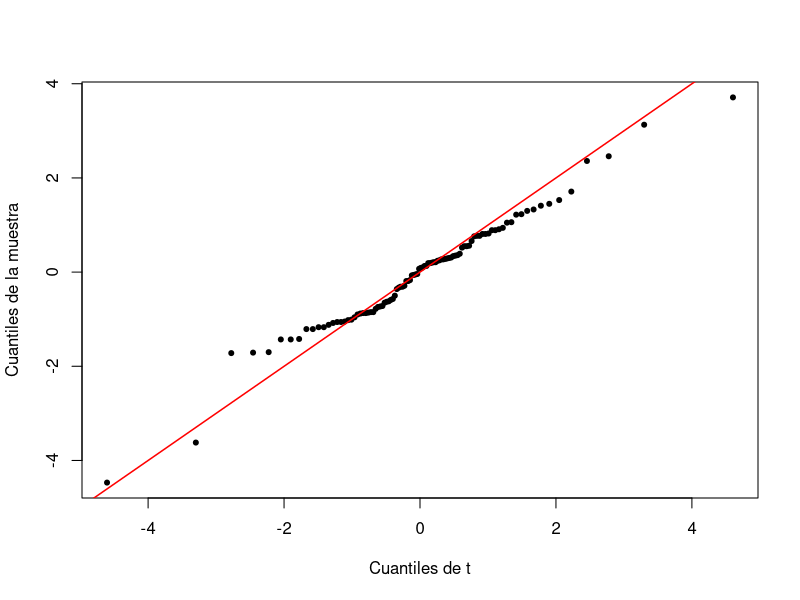
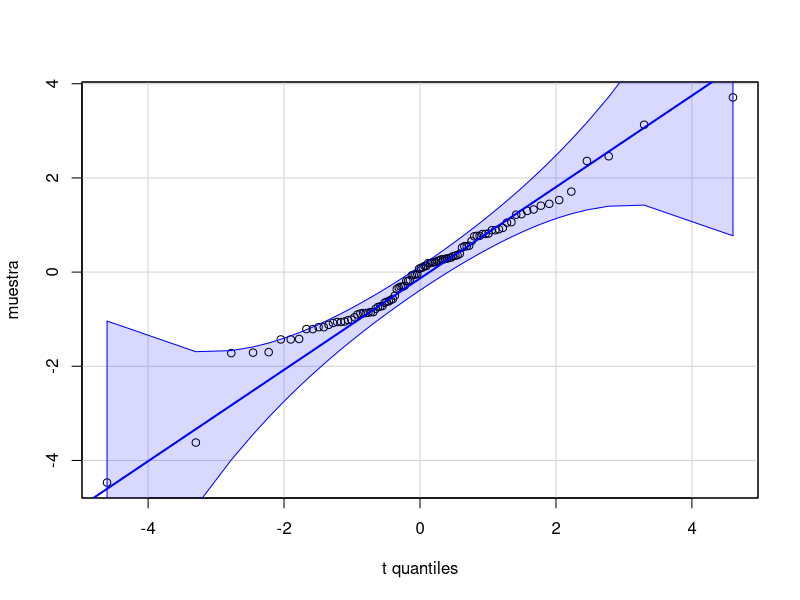
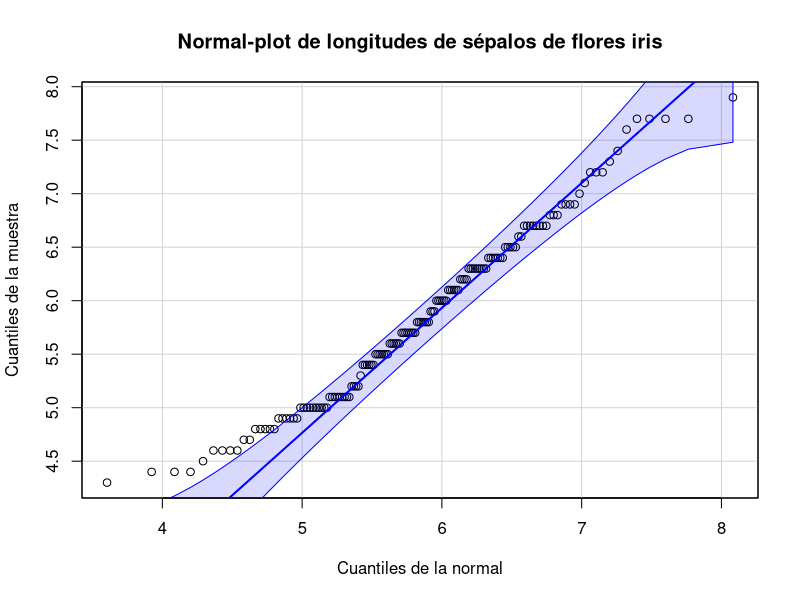
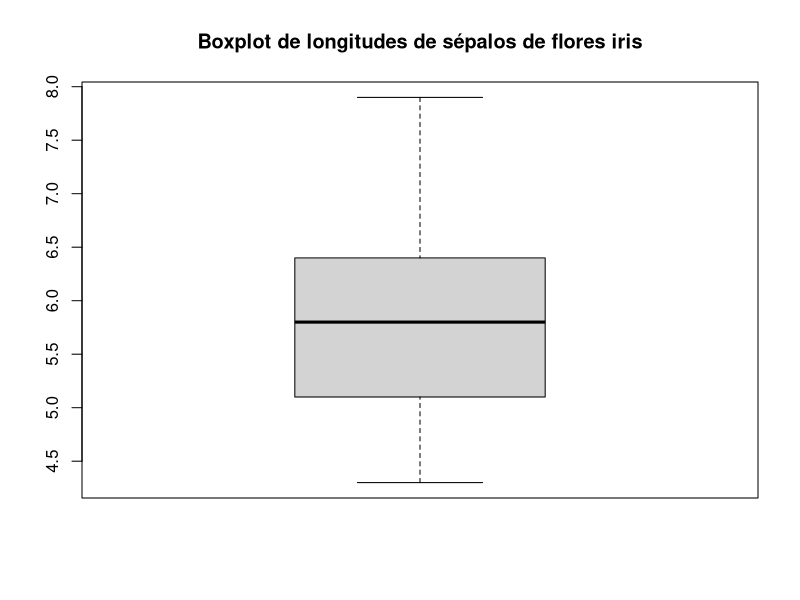

Generate these figures, in order, with R: (Note: this script raises an error after producing the figures.)
## ---- chunk 1
library(car)
## ---- chunk 2
muestra=c(0.27,0.81,-0.73,-0.96,1.33,0.91,-1.70,0.24,-0.19,
  0.29,1.41,0.13,-0.06,-0.85,-0.59,-3.62,-1.02,2.36,0.34,-0.31,
  0.81,-0.88,0.27,0.52,1.05,0.20,0.76,0.25,-1.43,3.71,-0.78,
  0.39,-1.01,1.53,-0.72,1.22,0.56,-1.17,-0.65,-0.33,-0.07,0.31,
  -0.74,0.36,-1.72,-1.21,-0.05,-1.17,0.28,1.30,0.89,1.45,0.13,
  -1.12,3.13,-1.21,-0.90,-0.31,-1.05,0.89,-1.06,0.21,-0.50,
  -0.36,-0.29,-0.19,-1.71,0.09,0.21,0.55,-1.42,0.19,-0.62,2.46,
  -0.17,-0.63,0.77,0.94,0.55,0.35,-4.47,1.71,0.07,-0.57,-1.43,
  -0.85,1.06,0.82,0.19,-1.08,0.30,-0.87,0.77,1.23,-0.04,0.66,
  -0.87,-0.86,-1.06,0.10)
qqPlot(muestra, distribution="t", df=4, envelope=FALSE,
  xlab="Cuantiles de t", ylab="Cuantiles de la muestra",
  line="none", pch=20, grid=FALSE, id=FALSE)
abline(0,1, col="red", lwd=1.5)
## ---- chunk 3
muestra=c(0.27,0.81,-0.73,-0.96,1.33,0.91,-1.70,0.24,-0.19,0.29,1.41,0.13,-0.06,
  -0.85,-0.59,-3.62,-1.02,2.36,0.34,-0.31,0.81,-0.88,0.27,0.52,1.05,0.20,0.76,0.25,
  -1.43,3.71,-0.78,0.39,-1.01,1.53,-0.72,1.22,0.56,-1.17,-0.65,-0.33,-0.07,0.31,
  -0.74,0.36,-1.72,-1.21,-0.05,-1.17,0.28,1.30,0.89,1.45,0.13,-1.12,3.13,-1.21,
  -0.90,-0.31,-1.05,0.89,-1.06,0.21,-0.50,-0.36,-0.29,-0.19,-1.71,0.09,0.21,0.55,
  -1.42,0.19,-0.62,2.46,-0.17,-0.63,0.77,0.94,0.55,0.35,-4.47,1.71,0.07,-0.57,
  -1.43,-0.85,1.06,0.82,0.19,-1.08,0.30,-0.87,0.77,1.23,-0.04,0.66,-0.87,-0.86,
  -1.06,0.10)
## ---- chunk 4
library(car)
qqPlot(muestra, distribution="t", df=4, id=FALSE)
## ---- chunk 5
library(MASS)
iris.sl=iris$Sepal.Length
mu=fitdistr(iris.sl,"normal")$estimate[1]
sigma=fitdistr(iris.sl,"normal")$estimate[2]
round(c(mu,sigma),3)
## ---- chunk 6
qqPlot(iris.sl, distribution="norm", mean=mu, sd=sigma,xlab="Cuantiles de la normal",
   ylab="Cuantiles de la muestra",main="Normal-plot de longitudes de sépalos de flores iris",id=FALSE)
## ---- chunk 7
boxplot(iris.sl, main="Boxplot de longitudes de sépalos de flores iris")
## ---- chunk 8
df_temp=data.frame(Resultados=1:6, Frecuencias=c(8,4,6,3,7,12))
knitr::kable(df_temp)
## ---- chunk 9
freqs=c(8,4,6,3,7,12)
chisq.test(freqs)
## ---- chunk 10
chisq.test(freqs)$statistic
chisq.test(freqs)$parameter
chisq.test(freqs)$p.value
## ---- chunk 11
df_temp=data.frame(Resultados=1:6, Frecuencias=c(4,2,3,2,3,6))
knitr::kable(df_temp)
## ---- chunk 12
set.seed(100)
## ---- chunk 13
freqs2=c(4,2,3,2,3,6)
chisq.test(freqs2, simulate.p.value=TRUE, B=5000)
## ---- chunk 14
chisq.test(freqs2,simulate.p.value=TRUE,B=5000)$p.value
chisq.test(freqs2,simulate.p.value=TRUE,B=5000)$p.value
chisq.test(freqs2,simulate.p.value=TRUE,B=5000)$p.value
## ---- chunk 15
chisq.test(freqs2)$p.value
## ---- chunk 16
library(ape)
myoglobin.exon1=read.GenBank("M10090.1", as.character=TRUE)
myoglobin.exon2=read.GenBank("M14602.1", as.character=TRUE)
myoglobin.exon3=read.GenBank("M14603.1", as.character=TRUE)
## ---- chunk 17
str(myoglobin.exon1)
## ---- chunk 18
myoglobin.exon1[[1]][1:10]
## ---- chunk 19
myoglobin.exon1.nuc=myoglobin.exon1[[1]]
myoglobin.exon2.nuc=myoglobin.exon2[[1]]
myoglobin.exon3.nuc=myoglobin.exon3[[1]]
## ---- chunk 20
table(myoglobin.exon1.nuc)
chisq.test(table(myoglobin.exon1.nuc))
## ---- chunk 21
table(myoglobin.exon2.nuc)
chisq.test(table(myoglobin.exon2.nuc))
table(myoglobin.exon3.nuc)
chisq.test(table(myoglobin.exon3.nuc))
## ---- chunk 22
chisq.test(table(myoglobin.exon1.nuc),p=c(1.5,1,1.5,1))
## ---- chunk 23
chisq.test(table(myoglobin.exon1.nuc),p=c(1.5,1,1.5,1),rescale.p=TRUE)$p.value
## ---- chunk 24
myoglobin.todos.nuc=c(myoglobin.exon1.nuc,myoglobin.exon2.nuc,myoglobin.exon3.nuc)
## ---- chunk 25
probs.tot=prop.table(table(myoglobin.todos.nuc))
probs.tot
## ---- chunk 26
chisq.test(table(myoglobin.exon1.nuc),p=probs.tot)$p.value
chisq.test(table(myoglobin.exon2.nuc),p=probs.tot)$p.value
chisq.test(table(myoglobin.exon3.nuc),p=probs.tot)$p.value
## ---- chunk 27
barplot(rbind(prop.table(table(myoglobin.todos.nuc)),
  prop.table(table(myoglobin.exon1.nuc)),
  prop.table(table(myoglobin.exon2.nuc)),
  prop.table(table(myoglobin.exon3.nuc))),
  beside=TRUE, legend=c("Totales","Exon1","Exon2","Exon3"),
  ylim=c(0,0.45),main="Frecuencias relativas de las bases en los tres exones\n de la mioglobina humana y en la cadena total.")
## ---- chunk 28
cg.in.sample=function(x,S){#x un vector, S vector de índices
  length(which(x[S]=="c" & x[S+1]=="g"))
}
set.seed(1660)  
muestra=replicate(100, cg.in.sample(myoglobin.todos.nuc, 
            sample(1:(length(myoglobin.todos.nuc)-1), 20,replace=TRUE)))
muestra
## ---- chunk 29
table(muestra)
round(dbinom(0:20,20,0.0625)*100,2)  #Frecuencias teóricas
## ---- chunk 30
round(c(dbinom(0:2,20,0.0625),1-pbinom(2,20,0.0625))*100,2)
## ---- chunk 31
freq.obs=c(table(muestra),0)
prob.teor=c(dbinom(0:2,20,0.0625),1-pbinom(2,20,0.0625))
chisq.test(freq.obs,p=prob.teor)$p.value
## ---- chunk 32
freq.obs=table(muestra)
prob.teor=c(dbinom(0:1,20,0.0625),1-pbinom(1,20,0.0625))
chisq.test(freq.obs,p=prob.teor)$p.value
## ---- chunk 33
prop.table(table(myoglobin.todos.nuc))
p=prod(prop.table(table(myoglobin.todos.nuc))[2:3])
p
## ---- chunk 34
round(dbinom(0:20,20,p)*100,2)
## ---- chunk 35
freq.obs=c(table(muestra),0)
prob.teor=c(dbinom(0:2,20,p),1-pbinom(2,20,p))
chisq.test(freq.obs,p=prob.teor)$p.value
## ---- chunk 36
p.estim=mean(muestra)/20
p.estim
## ---- chunk 37
round(dbinom(0:20,20,p.estim)*100,2)
## ---- chunk 38
freq.obs=table(muestra)
prob.teor=c(dbinom(0:1,20,p.estim),1-pbinom(1,20,p.estim))
chisq.test(freq.obs,p=prob.teor)
## ---- chunk 39
1-pchisq(chisq.test(freq.obs,p=prob.teor)$statistic,1)
## ---- chunk 40
iris.sl=iris$Sepal.Length
mu=fitdistr(iris.sl,"normal")$estimate[1]
sigma=fitdistr(iris.sl,"normal")$estimate[2]
round(c(mu,sigma),3)
## ---- chunk 41
h=hist(iris.sl, plot=FALSE)
h$breaks
## ---- chunk 42
breaks2=h$breaks
breaks2[1]=-Inf    #Cambiamos el primer elemento por -Infinito
breaks2[length(breaks2)]=Inf   #Cambiamos el último elemento por Infinito
breaks2
## ---- chunk 43
freq.obs=table(cut(iris.sl,breaks=breaks2))
freq.obs
## ---- chunk 44
extremo.izq=breaks2[-length(breaks2)]
extremo.der=breaks2[-1]
extremo.izq
extremo.der
## ---- chunk 45
probs.teor=pnorm(extremo.der,mu,sigma)-pnorm(extremo.izq,mu,sigma) 
probs.teor
## ---- chunk 46
freq.esp=probs.teor*length(iris.sl)
round(freq.esp,3)
## ---- chunk 47
k=length(probs.teor)
probs.teor2=c(probs.teor[1:(k-2)],sum(probs.teor[(k-1):k])) #Nuevas probabilidades teóricas
freq.obs2=c(freq.obs[1:(k-2)],sum(freq.obs[(k-1):k])) #Nuevas frecuencias observadas
chisq.test(freq.obs2,p=probs.teor2)
## ---- chunk 48
test.iris=chisq.test(freq.obs2,p=probs.teor2)
1-pchisq(test.iris$statistic,test.iris$parameter-2)
## ---- chunk 49
Ampl=(max(iris.sl)-min(iris.sl))/10
Ampl
## ---- chunk 50
breaks=min(iris.sl)+Ampl*(0:10)
breaks
breaks2=breaks
breaks2[1]=-Inf
breaks2[length(breaks2)]=Inf
breaks2
## ---- chunk 51
frec.obs=table(cut(iris.sl,breaks=breaks2))
frec.obs
mu=fitdistr(iris.sl,"normal")$estimate[1]
sigma=fitdistr(iris.sl,"normal")$estimate[2]
extremo.izq=breaks2[-length(breaks2)]
extremo.der=breaks2[-1]
prob.teor=pnorm(extremo.der,mu,sigma)-pnorm(extremo.izq,mu,sigma)
frec.esp=round(prob.teor*length(iris.sl),2)
frec.esp
## ---- chunk 52
frec.obs2=c(frec.obs[1:8], sum(frec.obs[9:10]))
prob.teor2=c(prob.teor[1:8], sum(prob.teor[9:10]))
test.iris.2=chisq.test(frec.obs2,p=prob.teor2)
1-pchisq(test.iris.2$statistic, test.iris.2$parameter-2)
## ---- chunk 53
iris.sl=iris$Sepal.Length
mu=fitdistr(iris.sl,"normal")$estimate[1]
sigma=fitdistr(iris.sl,"normal")$estimate[2]
round(c(mu,sigma),3)
ks.test(iris.sl, "pnorm", mean=mu, sd=sigma)
## ---- chunk 54
length(unique(iris.sl))
1-length(unique(iris.sl))/length(iris.sl)
## ---- chunk 55
library(car)
str(Salaries)
## ---- chunk 56
sal.female=Salaries[Salaries$sex=="Female",]$salary  #Salarios de mujeres
sal.male=Salaries[Salaries$sex=="Male",]$salary  #Salarios de hombres
1-length(unique(sal.female))/length(sal.female) #Proporción de salarios de mujeres repetidos
1-length(unique(sal.male))/length(sal.male)  #Proporción de salarios de hombres repetidos
1-length(unique(Salaries$salary))/length(Salaries$salary)  #Proporción global de salarios repetidos
## ---- chunk 57
ks.test(sal.male,sal.female)
## ---- chunk 58
boxplot(salary~sex, data=Salaries, main="")
## ---- chunk 59
ks.test(scale(sal.male),scale(sal.female))
## ---- chunk 60
library(nortest)
iris.sl=iris$Sepal.Length
lillie.test(iris.sl)
## ---- chunk 61
set.seed(100)
x=rt(50,3)   #Una muestra de una t de Student con 3 g.l.
lillie.test(x)
## ---- chunk 62
ad.test(iris.sl)
## ---- chunk 63
set.seed(100)
x=rt(50,3)
ad.test(x)
## ---- chunk 64
shapiro.test(iris.sl)
set.seed(100)
x=rt(50,3)
shapiro.test(x)
## ---- chunk 65
library(fBasics)
dagoTest(iris.sl)
## ---- chunk 66
set.seed(100)
x=runif(10,0,5)
lillie.test(x)
ad.test(x)
shapiro.test(x)
dagoTest(x)
## ---- chunk 67
#1
x=c(65,95,87,70,193)
R.Chi1=chisq.test(x,p=c(1,1,1,1,2),rescale.p=T)$p.value
#2
x=c(10,32,18,19,6)
lambda=fitdistr(rep(0:4,x),"poisson")$estimate
c(dpois(0:3,round(lambda,3)),1-ppois(3,round(lambda,3)))*85
ChiT2=chisq.test(x,p=c(dpois(0:3,round(lambda,3)),1-ppois(3,round(lambda,3))))
R.Chi2=1-pchisq(ChiT2$statistic,3)
#3
x=c(9,27,51,46,17)
sum(x)
mostra=rep(c(1.5,4.5,7.5,10.5,13.5),x)
fitdistr(mostra,"normal")
mu=round(fitdistr(mostra,"normal")$estimate[1],2)
sigma=round(fitdistr(mostra,"normal")$estimate[2],2)
left=c(-Inf,3,6,9,12)
right=c(3,6,9,12,Inf)
probs=pnorm(right,mu,sigma)-pnorm(left,mu, sigma)
ChiT3=chisq.test(x,p=probs)
R.Chi3=1-pchisq(ChiT3$statistic,2)
#4
set.seed(2014)
x=rchisq(25,10)
R.Chi4=ks.test(x,"pnorm",mean=10,sd=3.16)$p.value
# 5 
x=c(4.6, 0.97,  0.3,  1.11,  2.16, 15.52,  1.13,  0.17,  0.64,  2.00)
R.Chi5=lillie.test(x)$p.value
# 6
set.seed(2014)
x=rnorm(15,2,0.8)
set.seed(1007)
y=rexp(25,0.5)
R.Chi6=ks.test(x,y)$p.value
